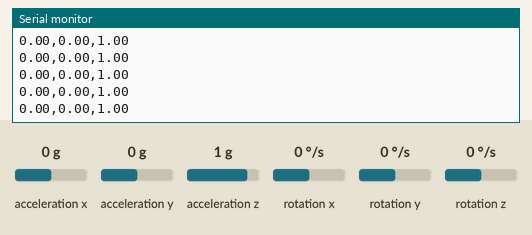
Recording of a sketch running on a simulated ESP32. On the bench: the last lines printed to the serial monitor. The test bench sets the inputs (shaded band); at power-on: acceleration x 0 g, acceleration y 0 g, acceleration z 1 g, rotation x 0 °/s, rotation y 0 °/s, rotation z 0 °/s.

Above: at 1.2 s.
1.3 s: acceleration x set to -1.4 g
At 1.36 s:
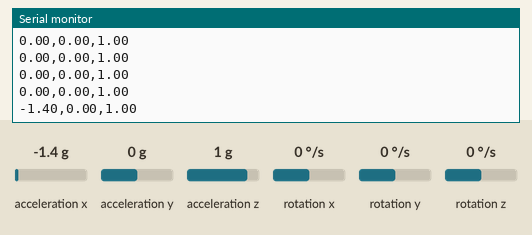
2.8 s: acceleration y set to -1.4 g
At 2.82 s:
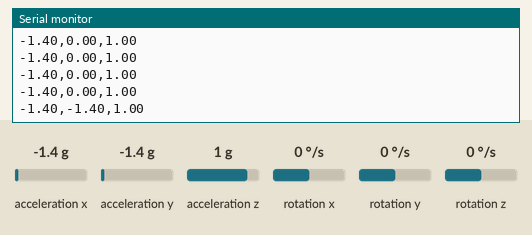
4.3 s: acceleration z set to -1.4 g
At 4.32 s:
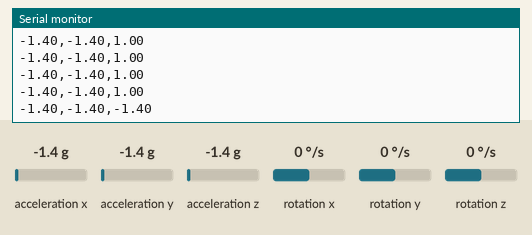

Measured:
- after the input at 1.3 s, the serial monitor: prints a new line after 0.05 s (image 1)
- after the input at 2.8 s, the serial monitor: prints a new line at once (image 2)
- after the input at 4.3 s, the serial monitor: prints a new line at once (image 3)

The sketch:

MPU9250_Airplane.ino
```cpp
#include <Wire.h>
#include <MPU9250_asukiaaa.h>

#define SDA_PIN 8
#define SCL_PIN 9

MPU9250_asukiaaa mySensor;

void setup() {
  Serial.begin(115200);
  Wire.begin(SDA_PIN, SCL_PIN);

  mySensor.setWire(&Wire);
  mySensor.beginAccel();
  mySensor.beginGyro();

  Serial.println("MPU9250 ready");
}

void loop() {
  mySensor.accelUpdate();

  Serial.print(mySensor.accelX());
  Serial.print(",");
  Serial.print(mySensor.accelY());
  Serial.print(",");
  Serial.println(mySensor.accelZ());

  delay(50);
}
```
